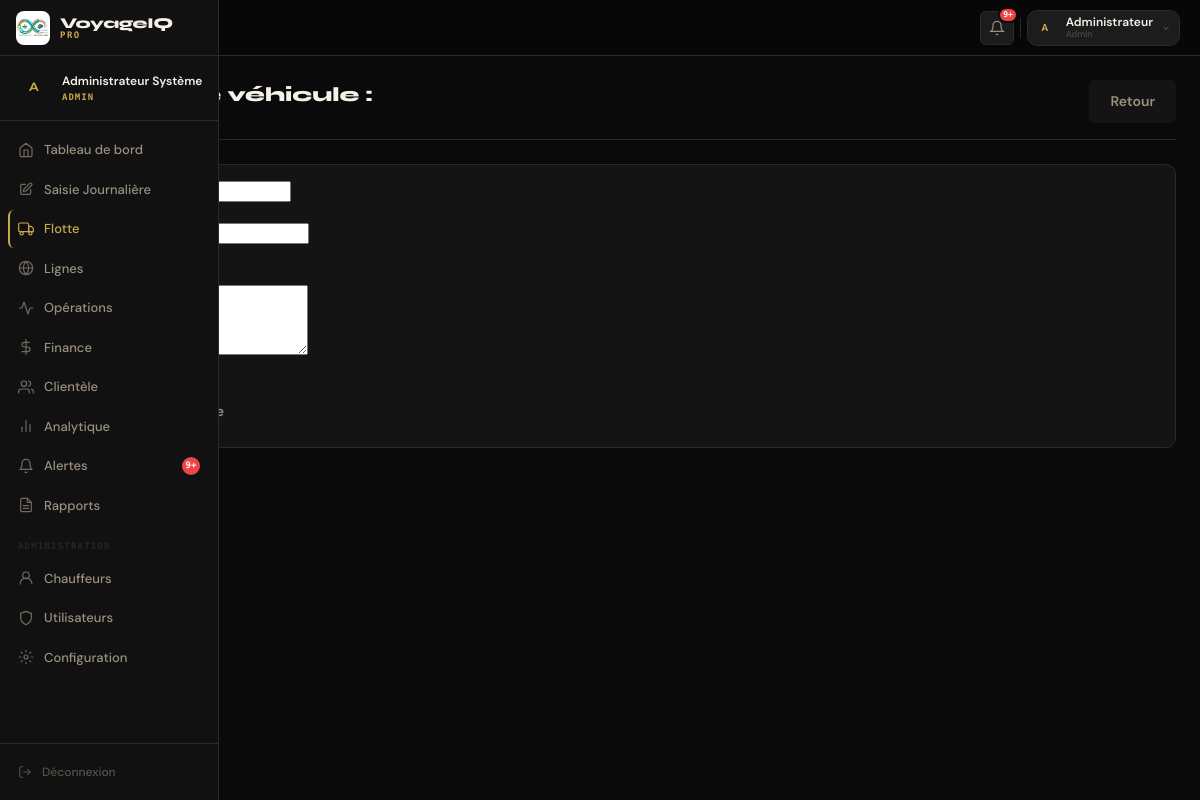
The app's page /flotte/modifier/6 (signed in) with its own data.
### app/models/utilisateur.py (models this page shows, shortened)
class Utilisateur(UserMixin, db.Model):
    __tablename__ = 'utilisateurs'
    id              = db.Column(db.Integer, primary_key=True)
    identifiant     = db.Column(db.String(50),  unique=True, nullable=False)
    nom             = db.Column(db.String(100), nullable=False)
    prenom          = db.Column(db.String(100), nullable=True)
    matricule       = db.Column(db.String(20),  unique=True, nullable=True)  # ← NOUVEAU
    telephone       = db.Column(db.String(20),  nullable=True)               # ← NOUVEAU
    telephone_whatsapp = db.Column(db.String(20), nullable=True)             # ← NOUVEAU (envoi rapports)
    email           = db.Column(db.String(150), unique=True, nullable=True)  # ← NOUVEAU
    adresse         = db.Column(db.String(200), nullable=True)               # ← NOUVEAU
    photo           = db.Column(db.String(255), nullable=True)               # ← NOUVEAU (chemin fichier)
    bio             = db.Column(db.Text,        nullable=True)               # ← NOUVEAU
    role            = db.Column(db.String(20),  nullable=False, default='superviseur')
    agence          = db.Column(db.String(100), nullable=True)
    pwd_hash        = db.Column(db.String(255), nullable=False)
    actif           = db.Column(db.Boolean, default=True)
    created_at      = db.Column(db.DateTime, default=lambda: datetime.now(timezone.utc))
    last_login      = db.Column(db.DateTime, nullable=True)
    notif_email     = db.Column(db.Boolean, default=True)                    # ← NOUVEAU
    notif_whatsapp  = db.Column(db.Boolean, default=False)                   # ← NOUVEAU
    def can_access(self, page):
        return page in ROLE_PAGES.get(self.role, [])

### app/blueprints/bp_flotte.py (the view, shortened to what this page needs)
@bp_flotte.route('/modifier/<int:vid>', methods=['GET', 'POST'])
@login_required
@role_required('admin', 'chef', 'dg')
def modifier(vid):
    v = Vehicule.query.get_or_404(vid)
    lignes = Ligne.query.filter_by(actif=True).all()
    return render_template('admin/modifier_vehicule.html', vehicule=v, lignes=lignes)

### app/models/utilisateur.py (called while the page is built)
@login_manager.user_loader
def load_user(user_id):
    if str(user_id).startswith('c-'):
        from app.models.chauffeur import Chauffeur
        return db.session.get(Chauffeur, int(user_id[2:]))
    return db.session.get(Utilisateur, int(user_id))

### app/templates/admin/modifier_vehicule.html (shortened to what this page needs)
{% extends "base/base_admin.html" %}
{% block content %}
<div class="admin-page">
  <div class="page-header">
    <h1 class="page-title"> Modifier le véhicule : {{ vehicule.immatriculation }}</h1>
    <a href="{{ url_for('flotte.index') }}" class="btn btn-secondary">Retour</a>
  </div>
  <div class="section-card">
    <form action="{{ url_for('flotte.modifier', vehicule_id=vehicule.id) }}" method="POST">
      <div class="form-grid">
        <div class="form-group">
          <label class="form-label">Immatriculation</label>
        </div>
        <div class="form-group">
          <label class="form-label">Statut</label>
        </div>
        <div class="form-group">
          <label class="form-label">Kilométrage actuel</label>
          <input type="number" name="kilometrage" class="form-input" value="{{ vehicule.kilometrage or 0 }}">
        </div>
        <div class="form-group">
            <label class="form-label">Chauffeur assigné</label>
        </div>
      </div>
      <div class="form-group" style="margin-top:20px;">
        <label class="form-label">Notes techniques</label>
        <textarea name="notes" class="form-textarea" rows="4">{{ vehicule.notes or '' }}</textarea>
      </div>
      <div style="margin-top: 30px;">
        <button type="submit" class="btn btn-primary">Mettre à jour le véhicule</button>
      </div>
    </form>
  </div>
</div>
{% endblock %}

### app/templates/base/base_admin.html (shortened to what this page needs)
<!DOCTYPE html>
<html lang="fr" data-theme="admin">
<head>
  <link rel="stylesheet" href="https://cdnjs.cloudflare.com/ajax/libs/font-awesome/6.5.0/css/all.min.css">
  <link rel="stylesheet" href="{{ url_for('static', filename='css/base/variables.css') }}">
  <link rel="stylesheet" href="{{ url_for('static', filename='css/base/reset.css') }}">
  <link rel="stylesheet" href="{{ url_for('static', filename='css/base/main.css') }}">
  <link rel="stylesheet" href="{{ url_for('static', filename='css/base/animations.css') }}">
  <link rel="stylesheet" href="{{ url_for('static', filename='css/base/style_admin.css') }}">
  <link rel="stylesheet" href="{{ url_for('static', filename='css/components/sidebar.css') }}">
  <link rel="stylesheet" href="{{ url_for('static', filename='css/components/navbar.css') }}">
  <link rel="stylesheet" href="{{ url_for('static', filename='css/components/buttons.css') }}">
  <link rel="stylesheet" href="{{ url_for('static', filename='css/components/cards.css') }}">
  <link rel="stylesheet" href="{{ url_for('static', filename='css/components/tables.css') }}">
  <link rel="stylesheet" href="{{ url_for('static', filename='css/components/forms.css') }}">
  <link rel="stylesheet" href="{{ url_for('static', filename='css/components/modals.css') }}">
  <link rel="stylesheet" href="{{ url_for('static', filename='css/components/kpi.css') }}">
</head>
<body class="admin-layout">
<aside class="sidebar" id="sidebar">
  <div class="sidebar__brand">
    <a href="{{ url_for('dashboard.index') }}" class="sidebar__logo">
      <div class="sidebar__logo-icon">
        <img src="{{ url_for('static', filename='images/logo.jpeg') }}"
             alt="VoyageIQ Logo"
             onerror="this.parentElement.innerHTML='<span style=\'font-family:var(--font-head);font-size:15px;font-weight:800;color:var(--gold);\'>VIQ</span>'">
      </div>
      <div class="sidebar__logo-text">
        <span class="sidebar__logo-name">VoyageIQ</span>
        <span class="sidebar__logo-tag">PRO</span>
      </div>
    </a>
  </div>
  <div class="sidebar__user">
    <div class="sidebar__user-avatar">
      {% if current_user.photo %}
        <img src="{{ url_for('static', filename='images/avatars/' ~ current_user.photo) }}"
             alt="{{ current_user.nom }}"
             onerror="this.parentElement.textContent='{{ current_user.nom[:1] if current_user.nom else 'A' }}'">
      {% else %}
        {{ current_user.nom[:1] | upper if current_user.nom else 'A' }}
      {% endif %}
    </div>
    <div class="sidebar__user-info">
      <span class="sidebar__user-name">{{ current_user.nom }} {{ current_user.prenom or '' }}</span>
      <span class="sidebar__user-role">{{ current_user.role | upper }}</span>
    </div>
  </div>
  <nav class="sidebar__nav" role="navigation" aria-label="Navigation principale">
    {% for endpoint, page, label, icon_path in nav_items %}
      {% if not current_user.can_access or current_user.can_access(page) %}
      <a href="{{ url_for(endpoint) }}"
         class="sidebar__nav-item {% if request.endpoint and request.endpoint.startswith(page) %}sidebar__nav-item--active{% endif %}"
         aria-current="{% if request.endpoint and request.endpoint.startswith(page) %}page{% endif %}">
        <svg class="sidebar__nav-icon" width="16" height="16" viewBox="0 0 24 24"
             fill="none" stroke="currentColor" stroke-width="1.8"
             stroke-linecap="round" stroke-linejoin="round">
          {{ icon_path | safe }}
        </svg>
        <span>{{ label }}</span>
        {% if page == 'alertes' %}
          {% set nb = alertes_count | default(0) %}
          {% if nb > 0 %}
            <span class="sidebar__nav-badge">{{ nb if nb < 10 else '9+' }}</span>
          {% endif %}
        {% endif %}
      </a>
      {% endif %}
    {% endfor %}
    {% if current_user.role == 'admin' %}
    <div class="sidebar__separator">Administration</div>
    <a href="{{ url_for('admin.chauffeurs') }}"
       class="sidebar__nav-item {% if request.endpoint == 'admin.chauffeurs' %}sidebar__nav-item--active{% endif %}">
      <svg class="sidebar__nav-icon" width="16" height="16" viewBox="0 0 24 24"
           fill="none" stroke="currentColor" stroke-width="1.8" stroke-linecap="round" stroke-linejoin="round">
        <circle cx="12" cy="8" r="5"/>
        <path d="M3 21a9 9 0 0118 0"/>
      </svg>
      <span>Chauffeurs</span>
    </a>
    <a href="{{ url_for('admin.utilisateurs') }}"
       class="sidebar__nav-item {% if request.endpoint == 'admin.utilisateurs' %}sidebar__nav-item--active{% endif %}">
      <svg class="sidebar__nav-icon" width="16" height="16" viewBox="0 0 24 24"
           fill="none" stroke="currentColor" stroke-width="1.8" stroke-linecap="round" stroke-linejoin="round">
        <path d="M12 22s8-4 8-10V5l-8-3-8 3v7c0 6 8 10 8 10z"/>
      </svg>
      <span>Utilisateurs</span>
    </a>
    <a href="{{ url_for('admin.index') }}"
       class="sidebar__nav-item {% if request.endpoint == 'admin.index' %}sidebar__nav-item--active{% endif %}">
      <span>Configuration</span>
    </a>
    {% endif %}
  </nav>
  <div class="sidebar__footer">
    <a href="{{ url_for('auth.logout') }}" class="sidebar__logout">
      <svg width="14" height="14" viewBox="0 0 24 24" fill="none" stroke="currentColor" stroke-width="1.8">
        <path d="M9 21H5a2 2 0 01-2-2V5a2 2 0 012-2h4"/>
        <polyline points="16 17 21 12 16 7"/>
        <line x1="21" y1="12" x2="9" y2="12"/>
      </svg>
      <span>Déconnexion</span>
    </a>
  </div>
</aside>
<div class="admin-main" id="adminMain">
  <header class="topbar" role="banner">
    <div class="topbar__breadcrumb" aria-label="Fil d'ariane">
      <span class="topbar__breadcrumb-root">VoyageIQ</span>
      <span class="topbar__breadcrumb-current">{% block breadcrumb %}Dashboard{% endblock %}</span>
    </div>
    <div class="topbar__actions">
      <a href="{{ url_for('alertes.index') }}" class="topbar__action-btn" title="Alertes" aria-label="Alertes">
        <svg width="16" height="16" viewBox="0 0 24 24" fill="none" stroke="currentColor" stroke-width="1.8">
          <path d="M18 8A6 6 0 006 8c0 7-3 9-3 9h18s-3-2-3-9"/>
          <path d="M13.73 21a2 2 0 01-3.46 0"/>
        </svg>
        {% set nb_alertes = alertes_count | default(0) %}
        {% if nb_alertes > 0 %}
          <span class="topbar__badge">{{ nb_alertes if nb_alertes < 10 else '9+' }}</span>
        {% endif %}
      </a>
      <div class="topbar__profile" id="profileMenu" role="button"
           aria-haspopup="true" aria-expanded="false"
           tabindex="0"
           aria-label="Menu profil">
        <div class="topbar__profile-avatar">
          {% if current_user.photo %}
            <img src="{{ url_for('static', filename='images/avatars/' ~ current_user.photo) }}"
                 alt="{{ current_user.nom }}"
                 onerror="this.parentElement.textContent='{{ current_user.nom[:1] | upper if current_user.nom else 'A' }}'">
          {% else %}
            {{ current_user.nom[:1] | upper if current_user.nom else 'A' }}
          {% endif %}
        </div>
        <div class="topbar__profile-info">
          <span class="topbar__profile-name">{{ current_user.nom }}</span>
          <span class="topbar__profile-role">{{ current_user.role | capitalize }}</span>
        </div>
        <svg width="10" height="10" viewBox="0 0 24 24" fill="none" stroke="currentColor" stroke-width="2.5">
          <polyline points="6 9 12 15 18 9"/>
        </svg>
      </div>
    </div>
  </header>
  <main class="admin-content" id="mainContent">
    {% block content %}{% endblock %}
  </main>
</div>
</body>
</html>

### app/static/css/base/variables.css (style rules this page uses)
:root { --bg: #0A0A0A; --bg2: #111111; --bg3: #181818; --card: #141414; --card2: #1C1C1C; --border: #2A2A2A; --border2: #3A3A2A; --gold: #C9A84C; --gold2: #E8C96A; --gold3: #A07830; --ok: #22C55E; --warn: #F59E0B; --err: #EF4444; --info: #60A5FA; --purple: #A855F7; --t: #F5F0E8; --t2: #9A9080; --t3: #5A5048; --t4: #2A2520; --font-main: 'DM Sans', sans-serif; --font-head: 'Syne', sans-serif; --font-mono: 'Space Mono', monospace; --radius: 10px; --radius-sm: 6px; --radius-lg: 16px; --navbar-h: 56px; }

### app/static/css/base/main.css (style rules this page uses)
body { background: var(--bg); color: var(--t); font-family: var(--font-main); font-size: 13px; line-height: 1.5; }
.page-header { display: flex; align-items: flex-start; justify-content: space-between; flex-wrap: wrap; gap: 12px; margin-bottom: 24px; padding-bottom: 16px; border-bottom: 1px solid var(--border); }
.page-title { font-family: var(--font-head); font-size: 20px; font-weight: 800; color: var(--t); display: flex; align-items: center; gap: 8px; }
.section-card { background: var(--card); border: 1px solid var(--border); border-radius: var(--radius); padding: 16px; margin-bottom: 16px; }
.btn { display: inline-flex; align-items: center; gap: 5px; padding: 6px 14px; border-radius: var(--radius-sm); font-size: 12px; font-weight: 500; cursor: pointer; border: 1px solid var(--border); font-family: var(--font-main); transition: all .12s; white-space: nowrap; background: var(--card); color: var(--t2); }

### app/static/css/components/buttons.css (style rules this page uses)
.btn { display: inline-flex; align-items: center; justify-content: center; gap: 8px; padding: 10px 20px; border-radius: var(--radius-sm); font-family: var(--font-main); font-weight: 600; font-size: 14px; cursor: pointer; transition: all var(--dur-mid) var(--ease); border: 1px solid transparent; }

### records on screen
Utilisateur: nom "A", nom "Administrateur", prenom "Système", role "ADMIN", role "Admin"

### other values on screen
{{ label }} "Tableau de bord" "Saisie Journalière" "Flotte" "Lignes" "Opérations" "Finance" "Clientèle" "Analytique" "Alertes" "Rapports"
{{ nb if nb < 10 else '9+' }} "9+"
{{ nb_alertes if nb_alertes < 10 else '9+' }} "9+"
